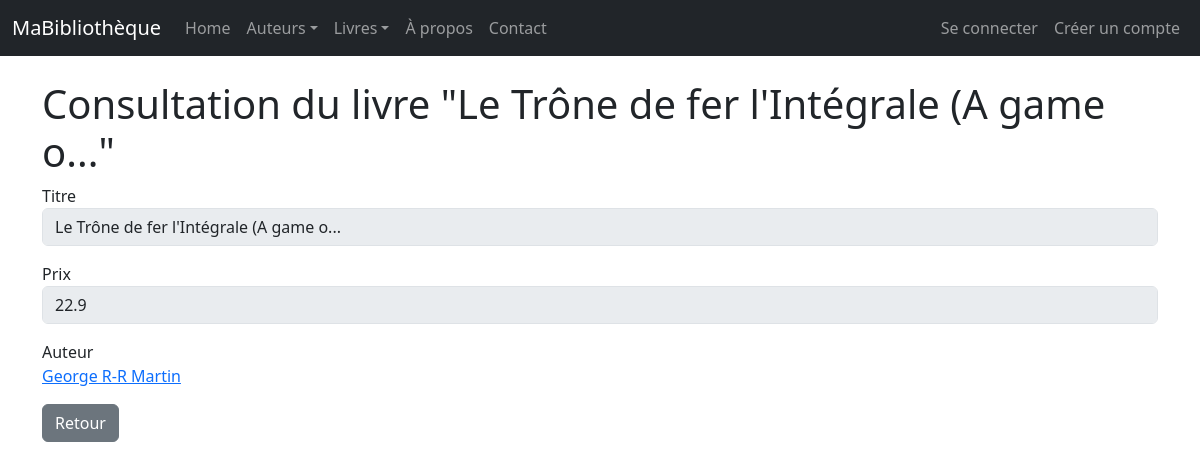
The app's page /livres/2/view/ with its own data.
### monApp/models.py (models this page shows, shortened)
class Livre(db.Model):
    idL = db.Column( db.Integer, primary_key = True)
    Prix = db.Column( db.Integer)
    Titre = db.Column( db.String(255))
    Url = db.Column( db.String(255))
    Img = db.Column( db.String(255))
    auteur_id = db.Column (db.Integer , db.ForeignKey ("auteur.idA") )
    auteur = db.relationship ("Auteur", backref =db.backref ("livres", lazy="dynamic") )

class Auteur(db.Model):
    idA = db.Column( db.Integer, primary_key=True )
    Nom = db.Column(db.String(100), unique=True)

### monApp/views.py (the view)
@app.route('/livres/<idL>/view/') # Good practice to specify type
def viewLivre(idL):
    unLivre = Livre.query.get_or_404(idL)
    unForm = FormLivre(obj=unLivre) # Pre-populate form
    return render_template("livre_view.html",selectedLivre=unLivre, viewForm=unForm)

### monApp/forms.py
class FormLivre(FlaskForm):
    idL=HiddenField('idL')
    Prix = FloatField ('Prix',validators =[DataRequired()])

### monApp/templates/livre_view.html (shortened to what this page needs)
{% extends "base.html" %}
{% block main %}
<h1 >Consultation du livre "{{ selectedLivre.Titre }}"</h1>
<form role="form" method="POST" action="">
    <div class="form-group mb-3">
        <label>Titre</label>
        <input class="form-control" disabled size="50" type="text" value="{{ selectedLivre.Titre }}">
    </div>
    <div class="form-group mb-3">
        {{ viewForm.Prix.label }}
        {{ viewForm.Prix(size=50, disabled=True, class_="form-control") }}
    </div>
    <div class="form-group mb-3">
        <label>Auteur</label>
        <p class="form-control-static"><a href="{{ url_for('viewAuteur', idA=selectedLivre.auteur.idA) }}">{{ selectedLivre.auteur.Nom }}</a></p>
    </div>
    <a href="{{ url_for('getLivres') }}" class="btn btn-secondary">Retour</a>
</form >
{% endblock %}

### monApp/static/css/style.css (style rules this page uses)
h1 { color: red; }
body { font-family: sans-serif; }

### records on screen
Livre: Titre "Le Trône de fer l'Intégrale (A game o...", Prix "22.9"
Auteur: auteur.Nom "George R-R Martin"

### other values on screen
{{ viewForm.Prix.label }} "Prix"
